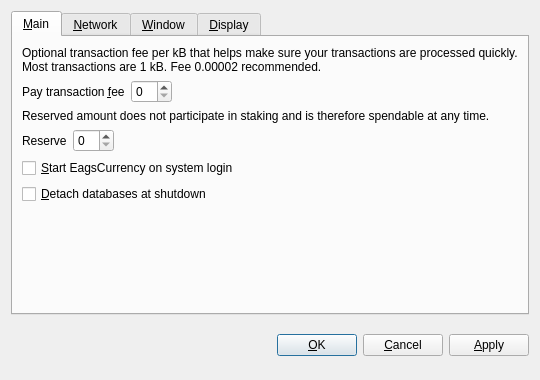
<?xml version="1.0" encoding="UTF-8"?>
<ui version="4.0">
 <class>OptionsDialog</class>
 <widget class="QDialog" name="OptionsDialog">
  <property name="geometry">
   <rect>
    <x>0</x>
    <y>0</y>
    <width>540</width>
    <height>380</height>
   </rect>
  </property>
  <property name="windowTitle">
   <string>Options</string>
  </property>
  <property name="modal">
   <bool>true</bool>
  </property>
  <layout class="QVBoxLayout" name="verticalLayout">
   <item>
    <widget class="QTabWidget" name="tabWidget">
     <property name="tabPosition">
      <enum>QTabWidget::North</enum>
     </property>
     <property name="currentIndex">
      <number>0</number>
     </property>
     <widget class="QWidget" name="tabMain">
      <attribute name="title">
       <string>&amp;Main</string>
      </attribute>
      <layout class="QVBoxLayout" name="verticalLayout_Main">
       <item>
        <widget class="QLabel" name="transactionFeeInfoLabel">
         <property name="text">
          <string>Optional transaction fee per kB that helps make sure your transactions are processed quickly. Most transactions are 1 kB. Fee 0.00002 recommended.</string>
         </property>
         <property name="textFormat">
          <enum>Qt::PlainText</enum>
         </property>
         <property name="wordWrap">
          <bool>true</bool>
         </property>
        </widget>
       </item>
       <item>
        <layout class="QHBoxLayout" name="horizontalLayoutFee">
         <item>
          <widget class="QLabel" name="transactionFeeLabel">
           <property name="text">
            <string>Pay transaction &amp;fee</string>
           </property>
           <property name="textFormat">
            <enum>Qt::PlainText</enum>
           </property>
           <property name="buddy">
            <cstring>transactionFee</cstring>
           </property>
          </widget>
         </item>
         <item>
          <widget class="BitcoinAmountField" name="transactionFee"/>
         </item>
         <item>
          <spacer name="horizontalSpacerFee">
           <property name="orientation">
            <enum>Qt::Horizontal</enum>
           </property>
           <property name="sizeHint" stdset="0">
            <size>
             <width>40</width>
             <height>20</height>
            </size>
           </property>
          </spacer>
         </item>
        </layout>
       </item>
       <item>
        <widget class="QLabel" name="reserveBalanceInfoLabel">
         <property name="text">
          <string>Reserved amount does not participate in staking and is therefore spendable at any time.</string>
         </property>
         <property name="textFormat">
          <enum>Qt::PlainText</enum>
         </property>
         <property name="wordWrap">
          <bool>true</bool>
         </property>
        </widget>
       </item>
       <item>
        <layout class="QHBoxLayout" name="horizontalLayoutReserveBalance">
         <item>
          <widget class="QLabel" name="reserveBalanceLabel">
           <property name="text">
            <string>Reserve</string>
           </property>
           <property name="textFormat">
            <enum>Qt::PlainText</enum>
           </property>
           <property name="buddy">
            <cstring>reserveBalance</cstring>
           </property>
          </widget>
         </item>
         <item>
          <widget class="BitcoinAmountField" name="reserveBalance"/>
         </item>
         <item>
          <spacer name="horizontalSpacerReserveBalance">
           <property name="orientation">
            <enum>Qt::Horizontal</enum>
           </property>
           <property name="sizeHint" stdset="0">
            <size>
             <width>40</width>
             <height>20</height>
            </size>
           </property>
          </spacer>
         </item>
        </layout>
       </item>
       <item>
        <widget class="QCheckBox" name="bitcoinAtStartup">
         <property name="toolTip">
          <string>Automatically start EagsCurrency after logging in to the system.</string>
         </property>
         <property name="text">
          <string>&amp;Start EagsCurrency on system login</string>
         </property>
        </widget>
       </item>
       <item>
        <widget class="QCheckBox" name="detachDatabases">
         <property name="toolTip">
          <string>Detach block and address databases at shutdown. This means they can be moved to another data directory, but it slows down shutdown. The wallet is always detached.</string>
         </property>
         <property name="text">
          <string>&amp;Detach databases at shutdown</string>
         </property>
        </widget>
       </item>
       <item>
        <spacer name="verticalSpacer_Main">
         <property name="orientation">
          <enum>Qt::Vertical</enum>
         </property>
         <property name="sizeHint" stdset="0">
          <size>
           <width>20</width>
           <height>40</height>
          </size>
         </property>
        </spacer>
       </item>
      </layout>
     </widget>
     <widget class="QWidget" name="tabNetwork">
      <attribute name="title">
       <string>&amp;Network</string>
      </attribute>
      <layout class="QVBoxLayout" name="verticalLayout_Network">
       <item>
        <widget class="QCheckBox" name="mapPortUpnp">
         <property name="toolTip">
          <string>Automatically open the EagsCurrency client port on the router. This only works when your router supports UPnP and it is enabled.</string>
         </property>
         <property name="text">
          <string>Map port using &amp;UPnP</string>
         </property>
        </widget>
       </item>
       <item>
        <widget class="QCheckBox" name="connectSocks">
         <property name="toolTip">
          <string>Connect to the EagsCurrency network through a SOCKS proxy (e.g. when connecting through Tor).</string>
         </property>
         <property name="text">
          <string>&amp;Connect through SOCKS proxy:</string>
         </property>
        </widget>
       </item>
       <item>
        <layout class="QHBoxLayout" name="horizontalLayout_Network">
         <item>
          <widget class="QLabel" name="proxyIpLabel">
           <property name="text">
            <string>Proxy &amp;IP:</string>
           </property>
           <property name="textFormat">
            <enum>Qt::PlainText</enum>
           </property>
           <property name="buddy">
            <cstring>proxyIp</cstring>
           </property>
          </widget>
         </item>
         <item>
          <widget class="QValidatedLineEdit" name="proxyIp">
           <property name="maximumSize">
            <size>
             <width>140</width>
             <height>16777215</height>
            </size>
           </property>
           <property name="toolTip">
            <string>IP address of the proxy (e.g. 127.0.0.1)</string>
           </property>
          </widget>
         </item>
         <item>
          <widget class="QLabel" name="proxyPortLabel">
           <property name="text">
            <string>&amp;Port:</string>
           </property>
           <property name="textFormat">
            <enum>Qt::PlainText</enum>
           </property>
           <property name="buddy">
            <cstring>proxyPort</cstring>
           </property>
          </widget>
         </item>
         <item>
          <widget class="QLineEdit" name="proxyPort">
           <property name="maximumSize">
            <size>
             <width>55</width>
             <height>16777215</height>
            </size>
           </property>
           <property name="toolTip">
            <string>Port of the proxy (e.g. 9050)</string>
           </property>
          </widget>
         </item>
         <item>
          <widget class="QLabel" name="socksVersionLabel">
           <property name="text">
            <string>SOCKS &amp;Version:</string>
           </property>
           <property name="textFormat">
            <enum>Qt::PlainText</enum>
           </property>
           <property name="buddy">
            <cstring>socksVersion</cstring>
           </property>
          </widget>
         </item>
         <item>
          <widget class="QValueComboBox" name="socksVersion">
           <property name="toolTip">
            <string>SOCKS version of the proxy (e.g. 5)</string>
           </property>
          </widget>
         </item>
         <item>
          <spacer name="horizontalSpacer_Network">
           <property name="orientation">
            <enum>Qt::Horizontal</enum>
           </property>
           <property name="sizeHint" stdset="0">
            <size>
             <width>40</width>
             <height>20</height>
            </size>
           </property>
          </spacer>
         </item>
        </layout>
       </item>
       <item>
        <spacer name="verticalSpacer_Network">
         <property name="orientation">
          <enum>Qt::Vertical</enum>
         </property>
         <property name="sizeHint" stdset="0">
          <size>
           <width>20</width>
           <height>40</height>
          </size>
         </property>
        </spacer>
       </item>
      </layout>
     </widget>
     <widget class="QWidget" name="tabWindow">
      <attribute name="title">
       <string>&amp;Window</string>
      </attribute>
      <layout class="QVBoxLayout" name="verticalLayout_Window">
       <item>
        <widget class="QCheckBox" name="minimizeToTray">
         <property name="toolTip">
          <string>Show only a tray icon after minimizing the window.</string>
         </property>
         <property name="text">
          <string>&amp;Minimize to the tray instead of the taskbar</string>
         </property>
        </widget>
       </item>
       <item>
        <widget class="QCheckBox" name="minimizeOnClose">
         <property name="toolTip">
          <string>Minimize instead of exit the application when the window is closed. When this option is enabled, the application will be closed only after selecting Quit in the menu.</string>
         </property>
         <property name="text">
          <string>M&amp;inimize on close</string>
         </property>
        </widget>
       </item>
       <item>
        <spacer name="verticalSpacer_Window">
         <property name="orientation">
          <enum>Qt::Vertical</enum>
         </property>
         <property name="sizeHint" stdset="0">
          <size>
           <width>20</width>
           <height>40</height>
          </size>
         </property>
        </spacer>
       </item>
      </layout>
     </widget>
     <widget class="QWidget" name="tabDisplay">
      <attribute name="title">
       <string>&amp;Display</string>
      </attribute>
      <layout class="QVBoxLayout" name="verticalLayout_Display">
       <item>
        <layout class="QHBoxLayout" name="horizontalLayout_1_Display">
         <item>
          <widget class="QLabel" name="langLabel">
           <property name="text">
            <string>User Interface &amp;language:</string>
           </property>
           <property name="textFormat">
            <enum>Qt::PlainText</enum>
           </property>
           <property name="buddy">
            <cstring>lang</cstring>
           </property>
          </widget>
         </item>
         <item>
          <widget class="QValueComboBox" name="lang">
           <property name="toolTip">
            <string>The user interface language can be set here. This setting will take effect after restarting EagsCurrency.</string>
           </property>
          </widget>
         </item>
        </layout>
       </item>
       <item>
        <layout class="QHBoxLayout" name="horizontalLayout_2_Display">
         <item>
          <widget class="QLabel" name="unitLabel">
           <property name="text">
            <string>&amp;Unit to show amounts in:</string>
           </property>
           <property name="textFormat">
            <enum>Qt::PlainText</enum>
           </property>
           <property name="buddy">
            <cstring>unit</cstring>
           </property>
          </widget>
         </item>
         <item>
          <widget class="QValueComboBox" name="unit">
           <property name="toolTip">
            <string>Choose the default subdivision unit to show in the interface and when sending coins.</string>
           </property>
          </widget>
         </item>
        </layout>
       </item>
       <item>
        <widget class="QCheckBox" name="displayAddresses">
         <property name="toolTip">
          <string>Whether to show EagsCurrency addresses in the transaction list or not.</string>
         </property>
         <property name="text">
          <string>&amp;Display addresses in transaction list</string>
         </property>
        </widget>
       </item>
       <item>
        <widget class="QCheckBox" name="coinControlFeatures">
         <property name="toolTip">
          <string>Whether to show coin control features or not.</string>
         </property>
         <property name="text">
          <string>Display coin &amp;control features (experts only!)</string>
         </property>
        </widget>
       </item>
       <item>
        <spacer name="verticalSpacer_Display">
         <property name="orientation">
          <enum>Qt::Vertical</enum>
         </property>
         <property name="sizeHint" stdset="0">
          <size>
           <width>20</width>
           <height>40</height>
          </size>
         </property>
        </spacer>
       </item>
      </layout>
     </widget>
    </widget>
   </item>
   <item>
    <layout class="QHBoxLayout" name="horizontalLayout_Buttons">
     <item>
      <spacer name="horizontalSpacer_1">
       <property name="orientation">
        <enum>Qt::Horizontal</enum>
       </property>
       <property name="sizeHint" stdset="0">
        <size>
         <width>40</width>
         <height>48</height>
        </size>
       </property>
      </spacer>
     </item>
     <item>
      <widget class="QLabel" name="statusLabel">
       <property name="font">
        <font>
         <weight>75</weight>
         <bold>true</bold>
        </font>
       </property>
       <property name="text">
        <string/>
       </property>
       <property name="textFormat">
        <enum>Qt::PlainText</enum>
       </property>
       <property name="wordWrap">
        <bool>true</bool>
       </property>
      </widget>
     </item>
     <item>
      <spacer name="horizontalSpacer_2">
       <property name="orientation">
        <enum>Qt::Horizontal</enum>
       </property>
       <property name="sizeHint" stdset="0">
        <size>
         <width>40</width>
         <height>48</height>
        </size>
       </property>
      </spacer>
     </item>
     <item>
      <widget class="QPushButton" name="okButton">
       <property name="text">
        <string>&amp;OK</string>
       </property>
      </widget>
     </item>
     <item>
      <widget class="QPushButton" name="cancelButton">
       <property name="text">
        <string>&amp;Cancel</string>
       </property>
       <property name="autoDefault">
        <bool>false</bool>
       </property>
      </widget>
     </item>
     <item>
      <widget class="QPushButton" name="applyButton">
       <property name="text">
        <string>&amp;Apply</string>
       </property>
       <property name="autoDefault">
        <bool>false</bool>
       </property>
      </widget>
     </item>
    </layout>
   </item>
  </layout>
 </widget>
 <customwidgets>
  <customwidget>
   <class>BitcoinAmountField</class>
   <extends>QSpinBox</extends>
   <header>bitcoinamountfield.h</header>
  </customwidget>
  <customwidget>
   <class>QValueComboBox</class>
   <extends>QComboBox</extends>
   <header>qvaluecombobox.h</header>
  </customwidget>
  <customwidget>
   <class>QValidatedLineEdit</class>
   <extends>QLineEdit</extends>
   <header>qvalidatedlineedit.h</header>
  </customwidget>
 </customwidgets>
 <resources/>
 <connections/>
</ui>
